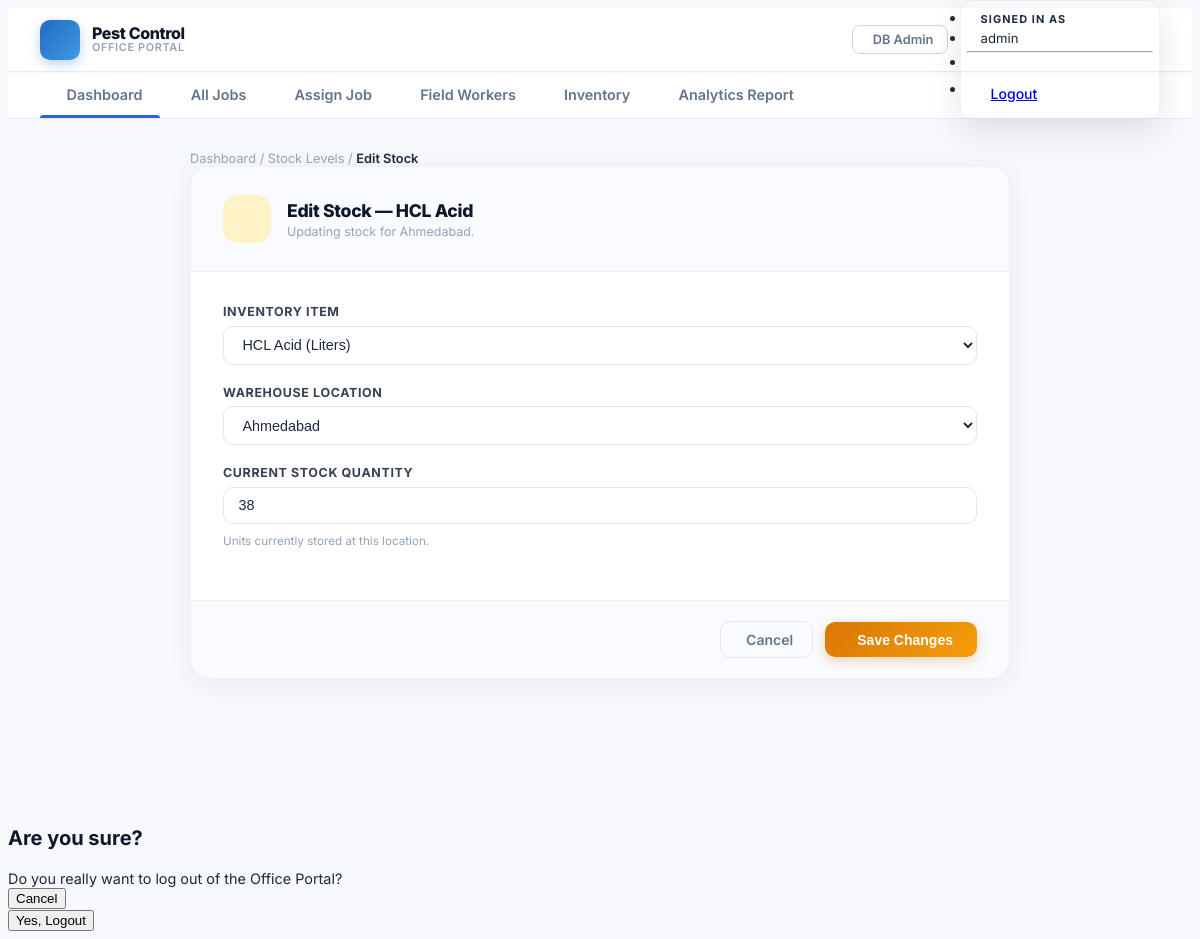
The page /office/inventory/stock/6/edit/ (signed in) on the database as committed earlier.
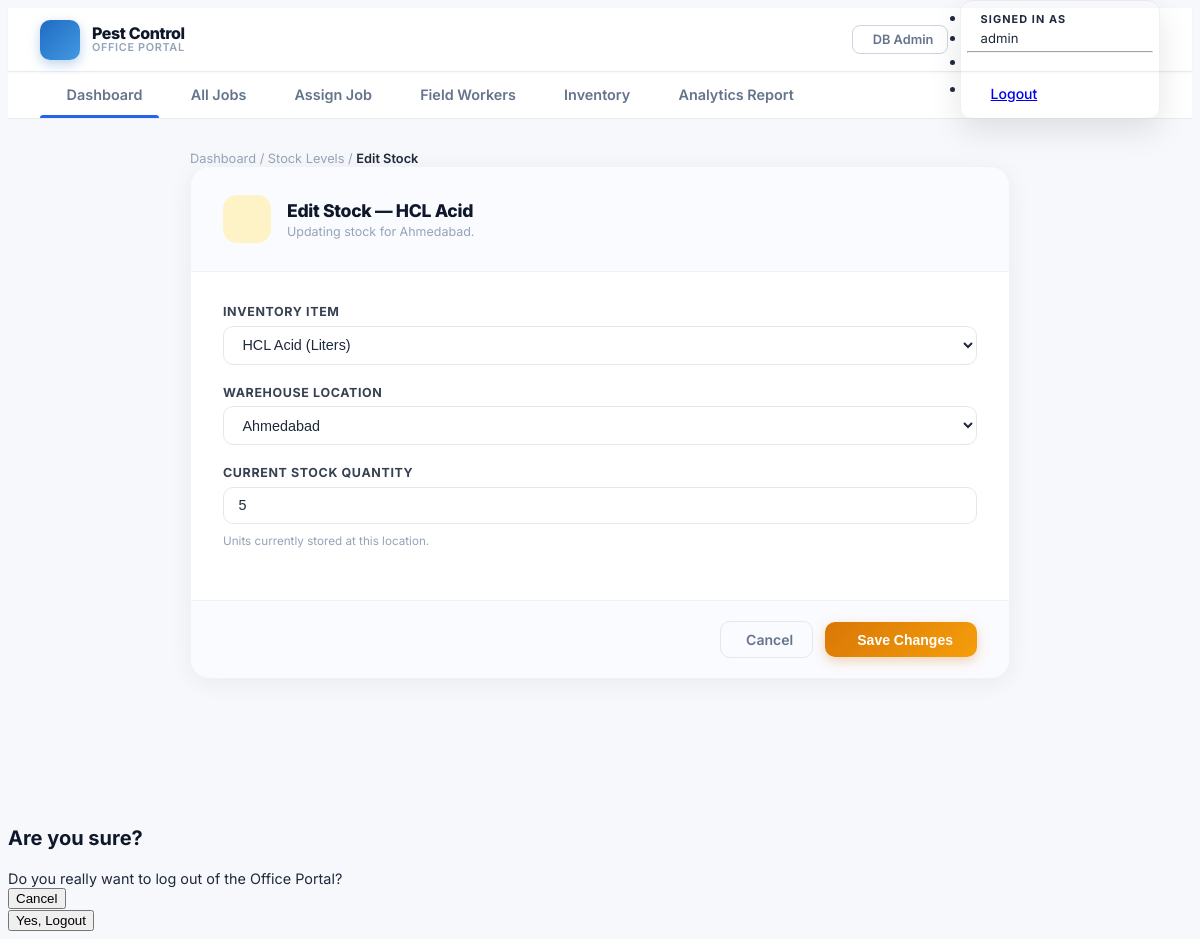
The same page on the database as committed later.
### inventory_app/models.py (models this page shows, shortened)
class StockLevel(models.Model):
    item = models.ForeignKey(
        InventoryItem,
        on_delete=models.CASCADE,
        related_name='stock_levels'
    )
    location = models.ForeignKey(
        WarehouseLocation,
        on_delete=models.CASCADE,
        related_name='stock_levels'
    )
    quantity = models.PositiveIntegerField(
        default=0,
        help_text="Units currently stored at this location."
    )
    class Meta:
        unique_together = ('item', 'location')
        ordering = ['item__name', 'location__name']
        verbose_name = "Stock Level"
        verbose_name_plural = "Stock Levels"

### inventory_app/office_views.py (the view)
# urls.py: path('inventory/stock/<int:stock_id>/edit/', office_views.office_stock_edit, name='office_stock_edit'),
@staff_required
@never_cache
def office_stock_edit(request, stock_id):
    stock = get_object_or_404(StockLevel, pk=stock_id)
    if request.method == 'POST':
        form = StockLevelForm(request.POST, instance=stock)
        if form.is_valid():
            sl = form.save()
            messages.success(request, f"Stock level for '{sl.item.name}' at '{sl.location.name}' updated.")
            return redirect('office_stock_list')
    else:
        form = StockLevelForm(instance=stock)
    context = {
        'form': form,
        'page_title': f'Edit Stock',
        'form_title': f'Edit Stock — {stock.item.name}',
        'form_subtitle': f'Updating stock for {stock.location.name}.',
        'submit_label': 'Save Changes',
        'cancel_url': 'office_stock_list',
        'is_edit': True,
        'breadcrumb_parent_url': 'office_stock_list',
        'breadcrumb_parent_label': 'Stock Levels',
    }
    return render(request, 'office/office_generic_form.html', context)

### inventory_app/forms.py
class StockLevelForm(forms.ModelForm):
    class Meta:
        model = StockLevel
        fields = ['item', 'location', 'quantity']
        widgets = {
            'item': forms.Select(attrs={'class': 'form-select'}),
            'location': forms.Select(attrs={'class': 'form-select'}),
            'quantity': forms.NumberInput(attrs={'class': 'form-control', 'min': 0}),
        }
        labels = {
            'item': 'Inventory Item',
            'location': 'Warehouse Location',
            'quantity': 'Current Stock Quantity',
        }

### inventory_app/models.py (called while the page is built)
    def __str__(self):
        return f"{self.name} ({self.unit_of_measurement})"

    def __str__(self):
        return self.name

### inventory_app/office_views.py (called while the page is built)
def staff_required(view_func):
    @wraps(view_func)
    @login_required(login_url='login')
    def _wrapped(request, *args, **kwargs):
        if not request.user.is_staff:
            messages.error(
                request,
                "Access denied. This portal is restricted to office staff."
            )
            return redirect('job_list')
        return view_func(request, *args, **kwargs)
    return _wrapped

### inventory_app/templates/office/office_generic_form.html (shortened to what this page needs)
{% extends 'office/office_base.html' %}
{% block content %}
<div class="form-page-wrapper">
  <nav class="mb-4" style="font-size:0.8rem; color:#94a3b8;">
    <a href="{% url 'office_dashboard' %}" style="color:#94a3b8; text-decoration:none;">Dashboard</a>
    <span class="mx-2">/</span>
    {% if breadcrumb_parent_url %}
    <a href="{% url breadcrumb_parent_url %}" style="color:#94a3b8; text-decoration:none;">{{ breadcrumb_parent_label }}</a>
    <span class="mx-2">/</span>
    {% else %}
    <a href="{% url 'office_job_list' %}" style="color:#94a3b8; text-decoration:none;">All Jobs</a>
    <span class="mx-2">/</span>
    {% endif %}
    <span style="color:#1e293b; font-weight:600;">{{ page_title }}</span>
  </nav>
  <div class="form-card">
    <div class="form-card-header">
      <div class="form-card-icon {% if is_edit %}edit{% else %}create{% endif %}">
      </div>
      <div>
        <h1>{{ form_title }}</h1>
        <p>{{ form_subtitle }}</p>
      </div>
    </div>
    <div class="form-card-body">
      <form method="post" novalidate id="generic-form" enctype="multipart/form-data">
        {% for field in form %}
        <div class="field-row cols-1">
          <div class="field-group">
            <label for="{{ field.id_for_label }}">
              {{ field.label }}
            </label>
            {{ field }}
            {% if field.help_text %}
              <span class="field-hint">{{ field.help_text }}</span>
            {% endif %}
          </div>
        </div>
        {% endfor %}
      </form>
    </div>
    <div class="form-card-footer">
      <a href="{% if cancel_url %}{% url cancel_url %}{% else %}{% url 'office_job_list' %}{% endif %}" class="btn-cancel">
         Cancel
      </a>
      <button type="submit" form="generic-form" class="btn-submit" id="submit-btn">
        {{ submit_label }}
      </button>
    </div>
  </div>
</div>
{% endblock %}

Rows that differ between the two databases and show on the page:
changed StockLevel "HCL Acid (Liters)": quantity "38" → "5"
